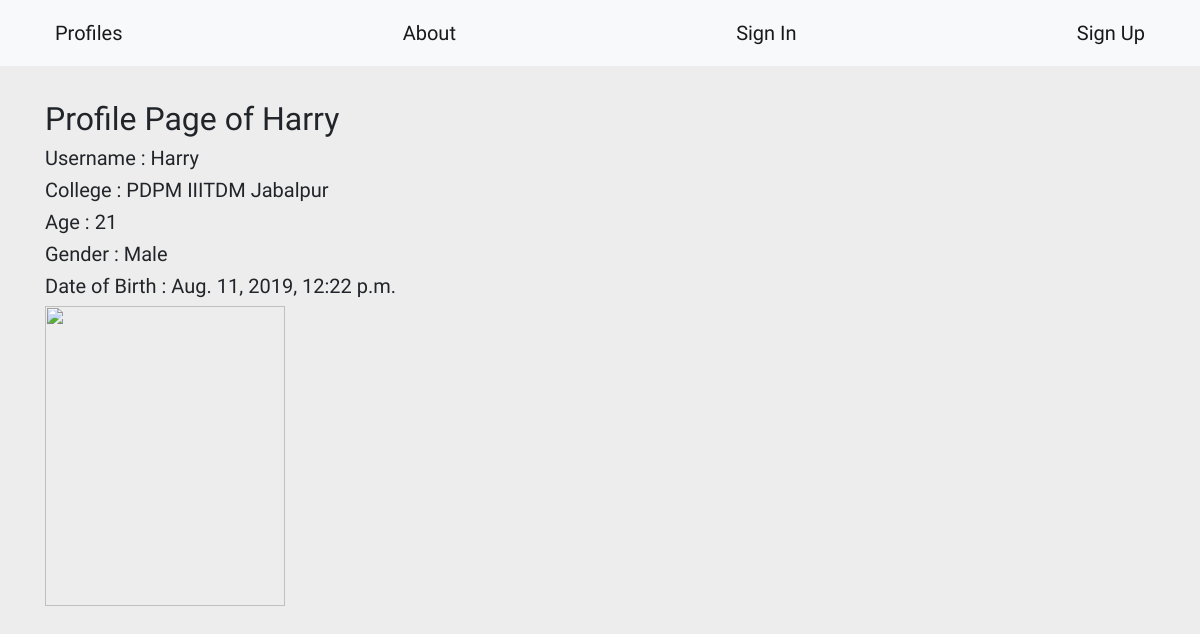
Screenshot of /detail/harrypdpm-iiitdm-jabalpur/ with the database file from the repository.
### proapp/models.py (models this page shows, shortened)
class UserProfile(models.Model):
    name = models.OneToOneField('auth.user',on_delete=models.CASCADE)
    college = models.CharField(max_length=700)
    age = models.IntegerField()
    gender = models.CharField(max_length=10)
    dateOfBirth = models.DateTimeField(default=timezone.now)
    slug = models.SlugField(blank=True,null=True)
    image = models.ImageField(upload_to='proapp/images',default="hexapod_edr1JFH.jpg")

### proapp/views.py (the view)
# urls.py: path('detail/<str:slug>/',UserDetail.as_view(),name="usersdetail"),
class UserDetail(DetailView):
    model = UserProfile

### proapp/templates/proapp/userprofile_detail.html (shortened to what this page needs)
{% extends "base.html" %}
{% block content %}
  <div class="container">
    <h2>Profile Page of {{userprofile.name.username}}</h2>
    <h5>Username      : {{userprofile.name.username}}</h5>
    <h5>College       : {{userprofile.college}}</h5>
    <h5>Age           : {{userprofile.age}}</h5>
    <h5>Gender        : {{userprofile.gender}}</h5>
    <h5>Date of Birth : {{userprofile.dateOfBirth}}</h5>
    <img src="/media/{{userprofile.image}}" width="240" height="300" alt="">
  </div>
{% endblock %}

### proapp/static/css/style.css (style rules this page uses)
body { background-color: rgba(220,220,220,0.5); font-family: 'Rajdhani', sans-serif; }

### rows the page displays
UserProfile: name.username "Harry", college "PDPM IIITDM Jabalpur", age "21", gender "Male", dateOfBirth "Aug. 11, 2019, 12:22 p.m."
